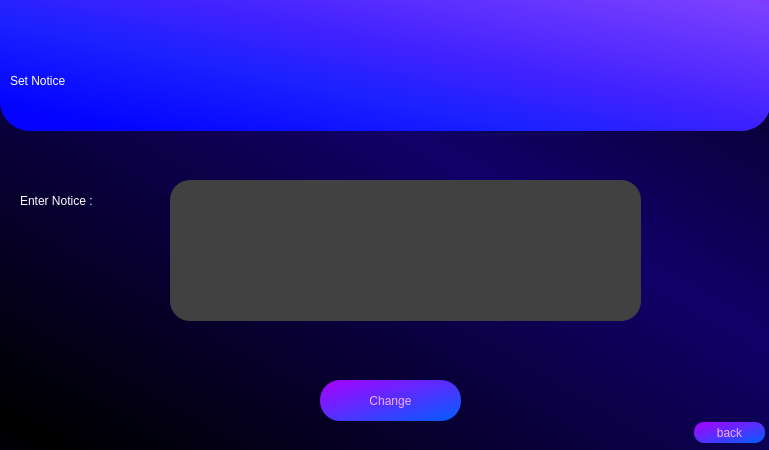
<?xml version="1.0" encoding="UTF-8"?>
<ui version="4.0">
 <class>Dialog</class>
 <widget class="QDialog" name="Dialog">
  <property name="geometry">
   <rect>
    <x>0</x>
    <y>0</y>
    <width>769</width>
    <height>450</height>
   </rect>
  </property>
  <property name="minimumSize">
   <size>
    <width>769</width>
    <height>450</height>
   </size>
  </property>
  <property name="maximumSize">
   <size>
    <width>769</width>
    <height>450</height>
   </size>
  </property>
  <property name="windowTitle">
   <string>Dialog</string>
  </property>
  <property name="styleSheet">
   <string notr="true">QDialog#Dialog{
background-color: qlineargradient(spread:reflect, x1:0.0454545, y1:0.966, x2:0.619, y2:0.386, stop:0 rgba(0, 0, 0, 255), stop:1 rgba(17, 0, 104, 255));
}</string>
  </property>
  <widget class="QLabel" name="label">
   <property name="geometry">
    <rect>
     <x>0</x>
     <y>-30</y>
     <width>771</width>
     <height>161</height>
    </rect>
   </property>
   <property name="styleSheet">
    <string notr="true">background-color: qlineargradient(spread:pad, x1:0.091, y1:0.931955, x2:1, y2:0, stop:0 rgba(3, 3, 255, 255), stop:0.289773 rgba(27, 33, 255, 255), stop:0.482955 rgba(65, 34, 255, 255), stop:0.869318 rgba(124, 64, 255, 255), stop:1 rgba(159, 25, 255, 255));
font: 240pt &quot;Terminal&quot;;
border-radius : 30px</string>
   </property>
   <property name="text">
    <string/>
   </property>
  </widget>
  <widget class="QLabel" name="label_2">
   <property name="geometry">
    <rect>
     <x>10</x>
     <y>30</y>
     <width>691</width>
     <height>101</height>
    </rect>
   </property>
   <property name="styleSheet">
    <string notr="true">font: 75 58pt &quot;Arial&quot;;
color: rgb(255, 255, 255);</string>
   </property>
   <property name="text">
    <string>Set Notice</string>
   </property>
  </widget>
  <widget class="QPushButton" name="change">
   <property name="geometry">
    <rect>
     <x>320</x>
     <y>380</y>
     <width>141</width>
     <height>41</height>
    </rect>
   </property>
   <property name="styleSheet">
    <string notr="true"> QPushButton{


 color: rgb(246, 172, 255);
 font: 13pt &quot;Aria bold&quot;; 
 background-color: qlineargradient(spread:pad, x1:0.994, y1:1, x2:0, y2:0,     stop:0.0227273 rgba(5, 92, 255, 255), stop:1 rgba(170, 0, 255, 255));
 border-color: rgb(170, 0, 255);
 border-radius : 20px;



}

QPushButton:hover{
 background-color: rgb(170, 85, 255);


}</string>
   </property>
   <property name="text">
    <string>Change</string>
   </property>
  </widget>
  <widget class="QPushButton" name="back">
   <property name="geometry">
    <rect>
     <x>694</x>
     <y>422</y>
     <width>71</width>
     <height>21</height>
    </rect>
   </property>
   <property name="styleSheet">
    <string notr="true"> QPushButton{


 color: rgb(246, 172, 255);
 font: 13pt &quot;Aria bold&quot;; 
 background-color: qlineargradient(spread:pad, x1:0.994, y1:1, x2:0, y2:0,     stop:0.0227273 rgba(5, 92, 255, 255), stop:1 rgba(170, 0, 255, 255));
 border-color: rgb(170, 0, 255);
 border-radius : 10px;



}

QPushButton:hover{
 background-color: rgb(170, 85, 255);


}</string>
   </property>
   <property name="text">
    <string>back</string>
   </property>
  </widget>
  <widget class="QLabel" name="label_3">
   <property name="geometry">
    <rect>
     <x>20</x>
     <y>180</y>
     <width>171</width>
     <height>41</height>
    </rect>
   </property>
   <property name="styleSheet">
    <string notr="true">font: 75 16pt &quot;Arial&quot;;
color: rgb(255, 255, 255);</string>
   </property>
   <property name="text">
    <string>Enter Notice :</string>
   </property>
  </widget>
  <widget class="QLabel" name="message_label">
   <property name="geometry">
    <rect>
     <x>160</x>
     <y>310</y>
     <width>431</width>
     <height>31</height>
    </rect>
   </property>
   <property name="styleSheet">
    <string notr="true">font: 75 13pt &quot;Arial&quot;;
color: rgb(0, 170, 0);</string>
   </property>
   <property name="text">
    <string/>
   </property>
   <property name="alignment">
    <set>Qt::AlignCenter</set>
   </property>
  </widget>
  <widget class="QTextEdit" name="new_notice">
   <property name="geometry">
    <rect>
     <x>170</x>
     <y>180</y>
     <width>471</width>
     <height>141</height>
    </rect>
   </property>
   <property name="styleSheet">
    <string notr="true">background-color: rgb(65, 65, 65);
color: rgb(255, 255, 255);
border-radius : 20px;
font: 12pt &quot;Arial&quot;;</string>
   </property>
   <property name="html">
    <string>&lt;!DOCTYPE HTML PUBLIC &quot;-//W3C//DTD HTML 4.0//EN&quot; &quot;http://www.w3.org/TR/REC-html40/strict.dtd&quot;&gt;
&lt;html&gt;&lt;head&gt;&lt;meta name=&quot;qrichtext&quot; content=&quot;1&quot; /&gt;&lt;style type=&quot;text/css&quot;&gt;
p, li { white-space: pre-wrap; }
&lt;/style&gt;&lt;/head&gt;&lt;body style=&quot; font-family:'Arial'; font-size:12pt; font-weight:400; font-style:normal;&quot;&gt;
&lt;p style=&quot;-qt-paragraph-type:empty; margin-top:0px; margin-bottom:0px; margin-left:0px; margin-right:0px; -qt-block-indent:0; text-indent:0px; font-family:'MS Shell Dlg 2'; font-size:8.25pt;&quot;&gt;&lt;br /&gt;&lt;/p&gt;&lt;/body&gt;&lt;/html&gt;</string>
   </property>
  </widget>
  <widget class="QLabel" name="message_label_2">
   <property name="geometry">
    <rect>
     <x>180</x>
     <y>330</y>
     <width>451</width>
     <height>51</height>
    </rect>
   </property>
   <property name="styleSheet">
    <string notr="true">font: 75 13pt &quot;Arial&quot;;
color: rgb(0, 170, 0);</string>
   </property>
   <property name="text">
    <string/>
   </property>
   <property name="alignment">
    <set>Qt::AlignCenter</set>
   </property>
  </widget>
 </widget>
 <resources/>
 <connections/>
</ui>
